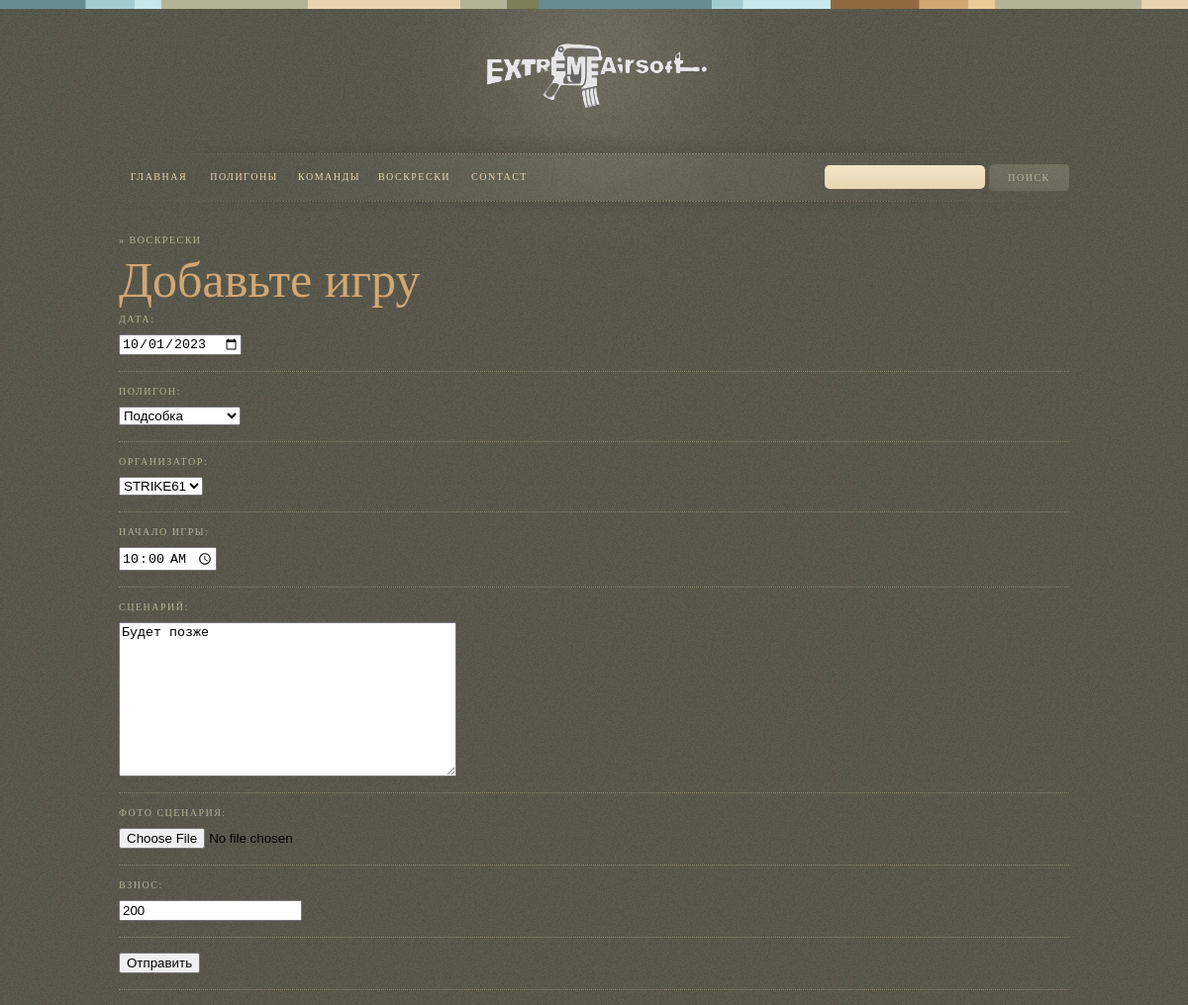
/sunday_games/edit/01102023, run on an earlier commit of the app's database.
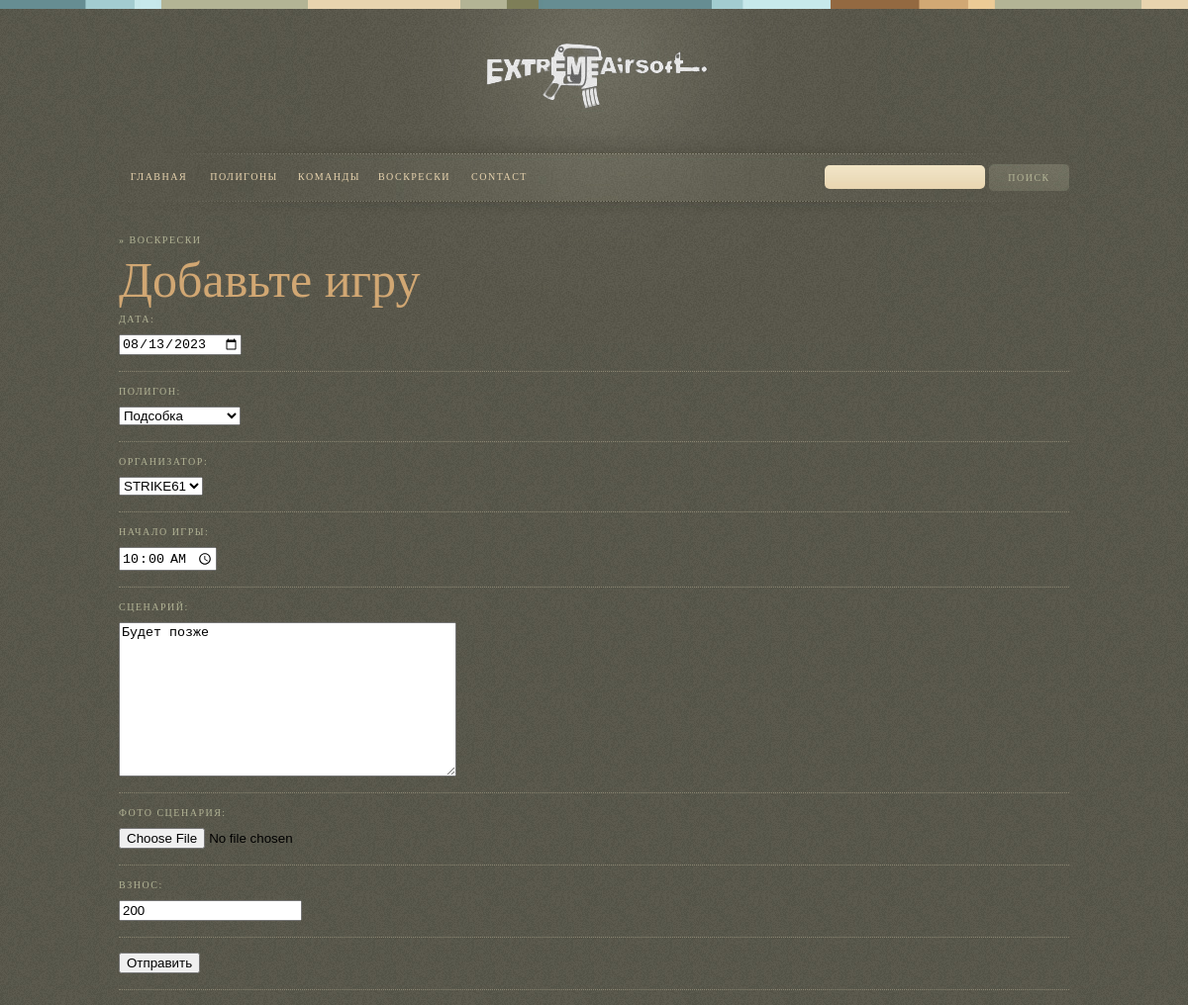
And on a later commit of the database.
### sunday_games/models.py (models this page shows, shortened)
class Game(models.Model):
    organizer_choose = [('STRIKE61', 'STRIKE61'),
                        ]
    date = models.DateField(verbose_name='date')
    polygon = models.ForeignKey(Polygons, on_delete=models.CASCADE, null=True, related_name='games_polygon')
    organizer = models.CharField(max_length=50, choices=organizer_choose, default='STRIKE61')
    start = models.TimeField(default='10:00')
    scenario = models.TextField(default='Будет позже', max_length=10000)
    foto_scenario = models.ImageField(upload_to='sunday_games_scenario', blank=True)
    contribution = models.IntegerField(default=200)
    is_future = models.BooleanField(default=True)
    slug = models.SlugField(default='', null=False)
    result = models.CharField(default='', max_length=1000)

### sunday_games/views.py (the view)
# urls.py: path('edit/<str:slug_game>', GameEditView.as_view(), name='edit_game'),
class GameEditView(View):
    def get(self, request, slug_game):
        game = Game.objects.get(slug=slug_game)
        form = SundayForms(instance=game)
        return render(request, 'sunday_games/create_game.html', context={'form': form})

### sunday_games/forms.py
class SundayForms(forms.ModelForm):
    class Meta:
        model = Game
        exclude = ('is_future', 'slug', 'result')
        labels = {
            'date': 'Дата',
            'polygon': 'Полигон',
            'organizer': 'Организатор',
            'start': 'Начало игры',
            'scenario': 'Сценарий',
            'foto_scenario': 'Фото сценария',
            'contribution': 'Взнос',
            'result': 'Результат',
        }
        widgets = {
            'date': forms.DateInput(format=('%Y-%m-%d'), attrs={'type': 'date'}),
            'start': forms.TimeInput(attrs={'type': 'time'}),
        }

### polygons/models.py (called while the page is built)
    def __str__(self):
        return f'{self.name}'

### sunday_games/templates/sunday_games/create_game.html (shortened to what this page needs)
{% extends 'base.html' %}
{% load static %}
{% block content %}
<link href= "{% static 'css/style.css' %}" media="all" rel="stylesheet" type="text/css" />
<div id="primary">
    <h3>&#187; Воскрески</h3>
    <h1 class="page-title">Добавьте игру</h1>
        <form method="post">
            {% for field in form %}
                <h3>{{ field.label_tag }}</h3>
                {{ field }}
                <hr/>
            {% endfor %}
            <button type="submit">Отправить</button>
            <hr/>
        </form>
</div>
{% endblock %}

What changed in the data, as far as the page shows it:
changed Game "Подсобка": date "10/01/2023" → "08/13/2023"
